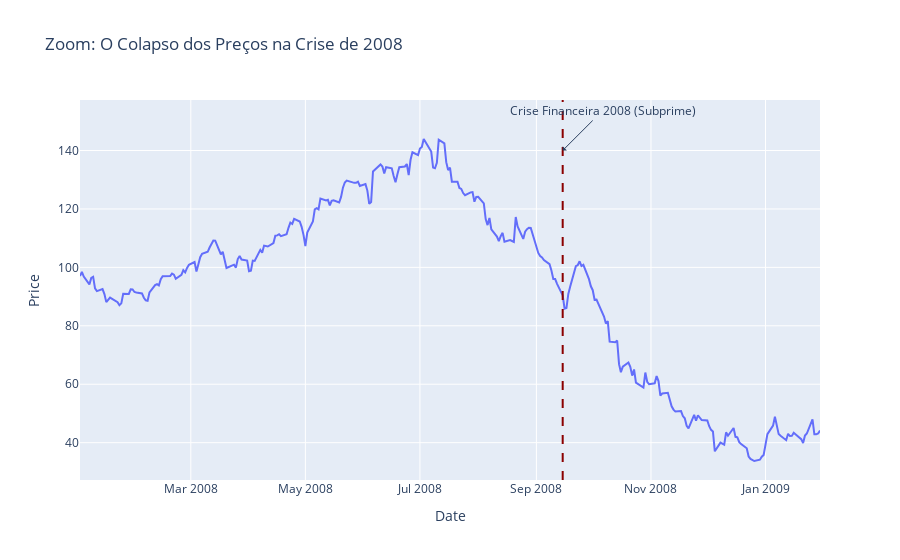

Write notebook code for a chart like this one.
### Markdown cell above
--- 
## Estudo de Caso 2: O Colapso da Demanda - Crise Financeira Global (2008)
<img src="https://www.infomoney.com.br/wp-content/uploads/2019/06/lehman-brothers-e1602864755683.jpg?w=769&quality=70&strip=all" width="700" alt="Sede do banco Lehman Brothers.">
<p style="text-align: left; font-style: italic;">Sede do Lehman Brothers, cujo colapso em setembro de 2008 marcou o auge da crise. Fonte: Info Money.</p>

**Contexto:** Após anos de um "superciclo" de commodities que levou o petróleo a um pico histórico de $147 em julho de 2008, a bolha imobiliária nos EUA estourou. A falência do banco de investimentos Lehman Brothers em 15 de setembro de 2008 desencadeou uma crise financeira global em cascata, paralisando o crédito e jogando as maiores economias do mundo em uma profunda recessão.

**Impacto:** Este foi um **choque de demanda** massivo. Com a atividade industrial em queda livre e o consumo em colapso, a demanda por energia evaporou. O preço do petróleo sofreu uma das quedas mais rápidas e brutais da história, despencando mais de 75% em menos de seis meses, como se vê no gráfico abaixo.

### Code cell
if not df.empty:
    df_zoom = df[(df['Date'] >= '2008-01-01') & (df['Date'] <= '2009-01-31')]
    fig = px.line(df_zoom, x='Date', y='Price', title='Zoom: O Colapso dos Preços na Crise de 2008')

    event_date = pd.to_datetime('2008-09-15')

    # Passo 1: Desenhar a linha vertical com add_shape
    fig.add_shape(
        type="line",
        x0=event_date, y0=0,
        x1=event_date, y1=1,
        yref='paper', # 'paper' faz a linha ocupar toda a altura do gráfico
        line=dict(color="darkred", width=2, dash="dash")
    )

    # Passo 2: Adicionar a anotação de texto com add_annotation
    fig.add_annotation(
        x=event_date,
        y=140,  # Posição Y específica para o texto, perto do topo do gráfico
        text="Crise Financeira 2008 (Subprime)",
        showarrow=True,
        arrowhead=1,
        ax=40, # Deslocamento horizontal da seta
        ay=-40  # Deslocamento vertical da seta
    )

    fig.show()

### Figure 1 — Plotly figure (JSON) as saved in the notebook; plotly's stock layout.template omitted (floating-point values rounded to 4 significant figures; data arrays with more than 128 entries replaced by an {"elided": "..."} marker saying what was removed)
{"data": [{"hovertemplate": "Date=%{x}<br>Price=%{y}<extra></extra>", "legendgroup": "", "line": {"color": "#636efa", "dash": "solid"}, "marker": {"symbol": "circle"}, "mode": "lines", "name": "", "orientation": "v", "showlegend": false, "type": "scatter", "x": {"elided": "273 str values"}, "xaxis": "x", "y": {"elided": "273 float values"}, "yaxis": "y"}], "layout": {"annotations": [{"arrowhead": 1, "ax": 40, "ay": -40, "showarrow": true, "text": "Crise Financeira 2008 (Subprime)", "x": "2008-09-15T00:00:00", "y": 140}], "legend": {"tracegroupgap": 0}, "shapes": [{"line": {"color": "darkred", "dash": "dash", "width": 2}, "type": "line", "x0": "2008-09-15T00:00:00", "x1": "2008-09-15T00:00:00", "y0": 0, "y1": 1, "yref": "paper"}], "title": {"text": "Zoom: O Colapso dos Preços na Crise de 2008"}, "xaxis": {"anchor": "y", "domain": [0, 1], "title": {"text": "Date"}}, "yaxis": {"anchor": "x", "domain": [0, 1], "title": {"text": "Price"}}}}
